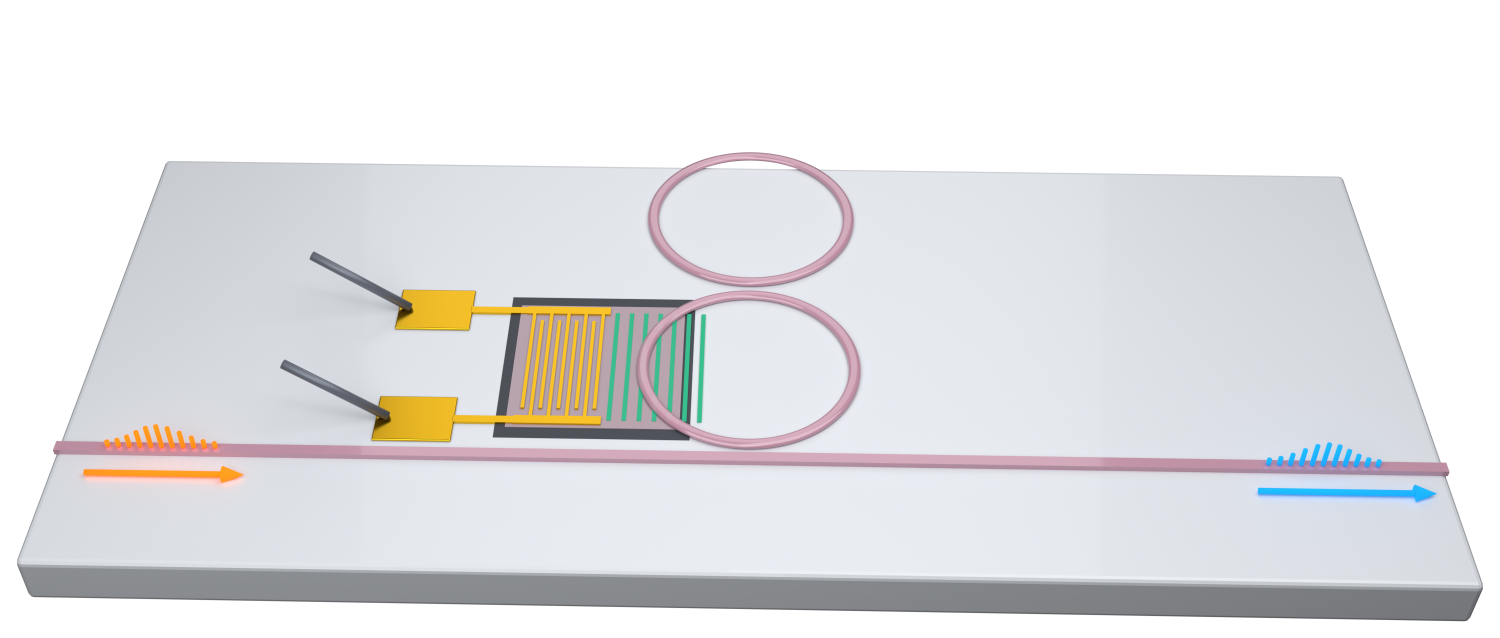
#> input picture paperB/fig1/render.png, 3000 x 1275 px (shown at 1/2 size)
$ python compose2.py
#> lines starting #> are read from the running program, lines starting #| are printed output that depends on the picture
import matplotlib; matplotlib.use('Agg')
import matplotlib.pyplot as plt, numpy as np, math
from matplotlib.patches import FancyBboxPatch, FancyArrow
from PIL import Image
plt.rcParams.update({'font.family':'sans-serif','font.sans-serif':['Nimbus Sans','Helvetica','Arial'],
 'mathtext.fontset':'custom','mathtext.it':'Nimbus Roman:italic','mathtext.rm':'Nimbus Sans','pdf.fonttype':42})
img=np.array(Image.open('render.png').convert('RGBA')); H,W=img.shape[:2]
#> further down, img is the input picture: shape (1275, 3000, 4); mean R, G, B, A 128.9, 129.2, 131, 156.7
#> after `H, W = img.shape[:2]`: H = 1275; W = 3000
fw=5.0; fig=plt.figure(figsize=(fw,fw*H/W)); ax=fig.add_axes([0,0,1,1]); ax.imshow(img); ax.set_xlim(0,W); ax.set_ylim(H,0); ax.axis('off')
K='#1a1a1a'
def T(x,y,s,pt=9,ha='left',c=K,w='bold'): ax.text(x,y,s,fontsize=pt,ha=ha,va='center',color=c,fontweight=w)
T(1735,700,'Ring 1'); T(1735,410,'Ring 2'); T(1585,580,r'$\mu$',10,w='normal')
T(1105,555,'IDT',ha='center')
T(560,435,'RF drive',ha='center'); T(560,515,r'$\Omega/2\pi$ = 3.33 GHz',8,'center',w='normal')
T(1150,1010,'Suspended LN acoustic resonator',8,'center',w='normal'); ax.plot([1150,1150],[975,875],color=K,lw=0.6)
T(307,720,r'Input  $\omega$',9,'center','#D55E00')
T(2640,760,r'Output  $\omega+\Omega$',9,'center','#0072B2')
T(2000,960,'Bus waveguide',8,'center',w='normal'); T(2560,1090,'TFLN chip',8,'center',w='normal')
x0,y0,x1,y1=2080,30,2970,610
ax.add_patch(FancyBboxPatch((x0,y0),x1-x0,y1-y0,boxstyle='round,pad=0,rounding_size=30',fc='white',ec='#888',lw=0.5))
T((x0+x1)/2,y0+55,'Supermodes',8,'center')
yc=360; d=140
for a,b,lab in [(2130,2290,'Ring 1'),(2760,2920,'Ring 2')]:
    ax.plot([a,b],[yc,yc],color=K,lw=1.0); T((a+b)/2,yc+50,lab,7,'center',w='normal')
T(2210,yc-50,r'$\omega_0$',9,'center',w='normal'); T(2840,yc-50,r'$\omega_0$',9,'center',w='normal')
ax.plot([2450,2600],[yc-d]*2,color='#0072B2',lw=1.4); ax.plot([2450,2600],[yc+d]*2,color='#D55E00',lw=1.4)
for ys in (yc-d,yc+d):
    ax.plot([2290,2450],[yc,ys],color='#777',lw=0.5,ls=(0,(3,3))); ax.plot([2600,2760],[ys,yc],color='#777',lw=0.5,ls=(0,(3,3)))
T(2525,yc-d-45,r'$\omega_+$',9,'center',w='normal'); T(2525,yc+d+48,r'$\omega_-$',9,'center',w='normal')
axx=2490; ys=np.linspace(yc+d-10,yc-d+50,200); ax.plot(axx+14*np.sin((ys-ys[0])/16),ys,color='#009E73',lw=1.0)
ax.add_patch(plt.Polygon([[axx,yc-d+8],[axx-17,yc-d+52],[axx+17,yc-d+52]],color='#009E73'))
T(2535,yc,r'$2\mu=\Omega$',8,w='normal')
fig.savefig('../fig1_device.pdf'); fig.savefig('../fig1_device.png',dpi=600)
#> after `fig.savefig('../fig1_device.pdf')`:
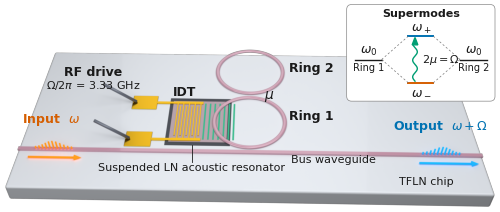
#> figure drawn by matplotlib, 1 panel
